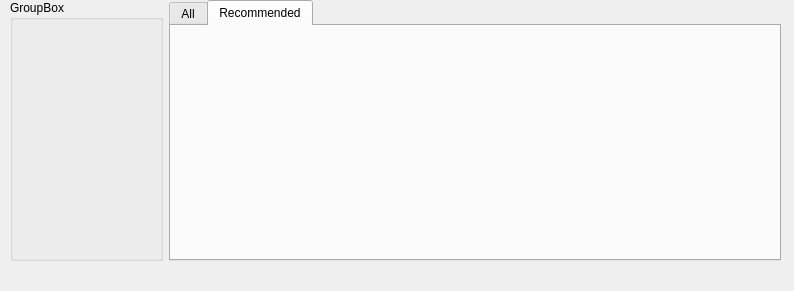
<?xml version="1.0" encoding="UTF-8"?>
<ui version="4.0">
 <class>MainWindow</class>
 <widget class="QMainWindow" name="MainWindow">
  <property name="geometry">
   <rect>
    <x>0</x>
    <y>0</y>
    <width>794</width>
    <height>291</height>
   </rect>
  </property>
  <property name="windowTitle">
   <string>MainWindow</string>
  </property>
  <widget class="QWidget" name="central_widget">
   <widget class="QWidget" name="">
    <property name="geometry">
     <rect>
      <x>10</x>
      <y>0</y>
      <width>771</width>
      <height>261</height>
     </rect>
    </property>
    <layout class="QHBoxLayout" name="central_layout">
     <item>
      <widget class="QGroupBox" name="user_info_box">
       <property name="sizePolicy">
        <sizepolicy hsizetype="Preferred" vsizetype="Preferred">
         <horstretch>1</horstretch>
         <verstretch>0</verstretch>
        </sizepolicy>
       </property>
       <property name="title">
        <string>GroupBox</string>
       </property>
      </widget>
     </item>
     <item>
      <widget class="QTabWidget" name="tweets_tabs">
       <property name="sizePolicy">
        <sizepolicy hsizetype="Expanding" vsizetype="Expanding">
         <horstretch>4</horstretch>
         <verstretch>0</verstretch>
        </sizepolicy>
       </property>
       <property name="currentIndex">
        <number>1</number>
       </property>
       <widget class="QWidget" name="all_tweets_tab">
        <attribute name="title">
         <string>All</string>
        </attribute>
       </widget>
       <widget class="QWidget" name="recommended_tweets_tab">
        <attribute name="title">
         <string>Recommended</string>
        </attribute>
       </widget>
      </widget>
     </item>
    </layout>
   </widget>
  </widget>
  <widget class="QMenuBar" name="menubar">
   <property name="geometry">
    <rect>
     <x>0</x>
     <y>0</y>
     <width>794</width>
     <height>25</height>
    </rect>
   </property>
  </widget>
 </widget>
 <resources/>
 <connections/>
</ui>
